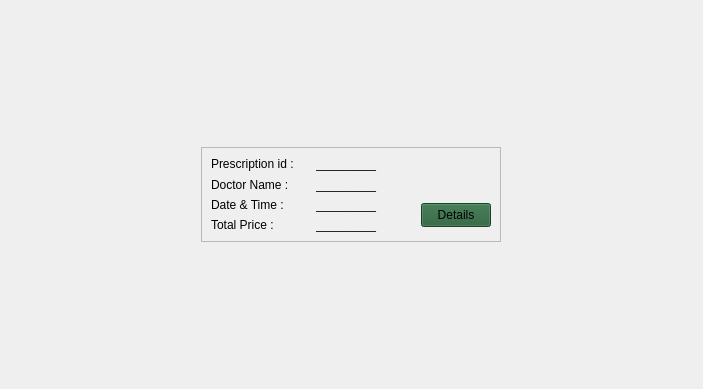
                                      <widget class="QWidget" name="scrollAreaWidgetContents_4">
                                       <property name="geometry">
                                        <rect>
                                         <x>0</x>
                                         <y>0</y>
                                         <width>703</width>
                                         <height>389</height>
                                        </rect>
                                       </property>
                                       <layout class="QGridLayout" name="gridLayout_12">
                                        <item row="0" column="0">
                                         <widget class="QWidget" name="widget_2" native="true">
                                          <layout class="QGridLayout" name="gridLayout_20">
                                           <item row="0" column="0">
                                            <widget class="QFrame" name="Cared_10">
                                             <property name="minimumSize">
                                              <size>
                                               <width>0</width>
                                               <height>50</height>
                                              </size>
                                             </property>
                                             <property name="maximumSize">
                                              <size>
                                               <width>300</width>
                                               <height>95</height>
                                              </size>
                                             </property>
                                             <property name="autoFillBackground">
                                              <bool>false</bool>
                                             </property>
                                             <property name="styleSheet">
                                              <string notr="true">#pushButton_8{
    background-color: #265c36; 
}</string>
                                             </property>
                                             <property name="frameShape">
                                              <enum>QFrame::StyledPanel</enum>
                                             </property>
                                             <property name="frameShadow">
                                              <enum>QFrame::Raised</enum>
                                             </property>
                                             <layout class="QGridLayout" name="gridLayout_21">
                                              <item row="0" column="0">
                                               <widget class="QLabel" name="label_46">
                                                <property name="minimumSize">
                                                 <size>
                                                  <width>110</width>
                                                  <height>0</height>
                                                 </size>
                                                </property>
                                                <property name="text">
                                                 <string>Prescription id :</string>
                                                </property>
                                               </widget>
                                              </item>
                                              <item row="0" column="1" colspan="2">
                                               <widget class="QLabel" name="label_47">
                                                <property name="minimumSize">
                                                 <size>
                                                  <width>200</width>
                                                  <height>0</height>
                                                 </size>
                                                </property>
                                                <property name="text">
                                                 <string>_________</string>
                                                </property>
                                               </widget>
                                              </item>
                                              <item row="1" column="0">
                                               <widget class="QLabel" name="label_48">
                                                <property name="text">
                                                 <string>Doctor Name :</string>
                                                </property>
                                               </widget>
                                              </item>
                                              <item row="1" column="1">
                                               <widget class="QLabel" name="label_37">
                                                <property name="text">
                                                 <string>_________</string>
                                                </property>
                                               </widget>
                                              </item>
                                              <item row="2" column="0">
                                               <widget class="QLabel" name="label_49">
                                                <property name="text">
                                                 <string>Date &amp; Time :</string>
                                                </property>
                                               </widget>
                                              </item>
                                              <item row="2" column="1">
                                               <widget class="QLabel" name="label_45">
                                                <property name="text">
                                                 <string>_________</string>
                                                </property>
                                               </widget>
                                              </item>
                                              <item row="2" column="2" rowspan="2">
                                               <widget class="QPushButton" name="pushButton_8">
                                                <property name="minimumSize">
                                                 <size>
                                                  <width>70</width>
                                                  <height>24</height>
                                                 </size>
                                                </property>
                                                <property name="maximumSize">
                                                 <size>
                                                  <width>50</width>
                                                  <height>24</height>
                                                 </size>
                                                </property>
                                                <property name="baseSize">
                                                 <size>
                                                  <width>0</width>
                                                  <height>0</height>
                                                 </size>
                                                </property>
                                                <property name="font">
                                                 <font>
                                                  <pointsize>9</pointsize>
                                                 </font>
                                                </property>
                                                <property name="text">
                                                 <string>Details</string>
                                                </property>
                                                <property name="icon">
                                                 <iconset resource="Final_Main_ph.qrc">
                                                  <normaloff>:/Icon_web/Image_for_main/icons_from_Web/external-link.svg</normaloff>:/Icon_web/Image_for_main/icons_from_Web/external-link.svg</iconset>
                                                </property>
                                               </widget>
                                              </item>
                                              <item row="3" column="0">
                                               <widget class="QLabel" name="label_50">
                                                <property name="text">
                                                 <string>Total Price : </string>
                                                </property>
                                               </widget>
                                              </item>
                                              <item row="3" column="1">
                                               <widget class="QLabel" name="label_51">
                                                <property name="text">
                                                 <string>_________</string>
                                                </property>
                                               </widget>
                                              </item>
                                             </layout>
                                            </widget>
                                           </item>
                                          </layout>
                                         </widget>
                                        </item>
                                       </layout>
                                      </widget>
